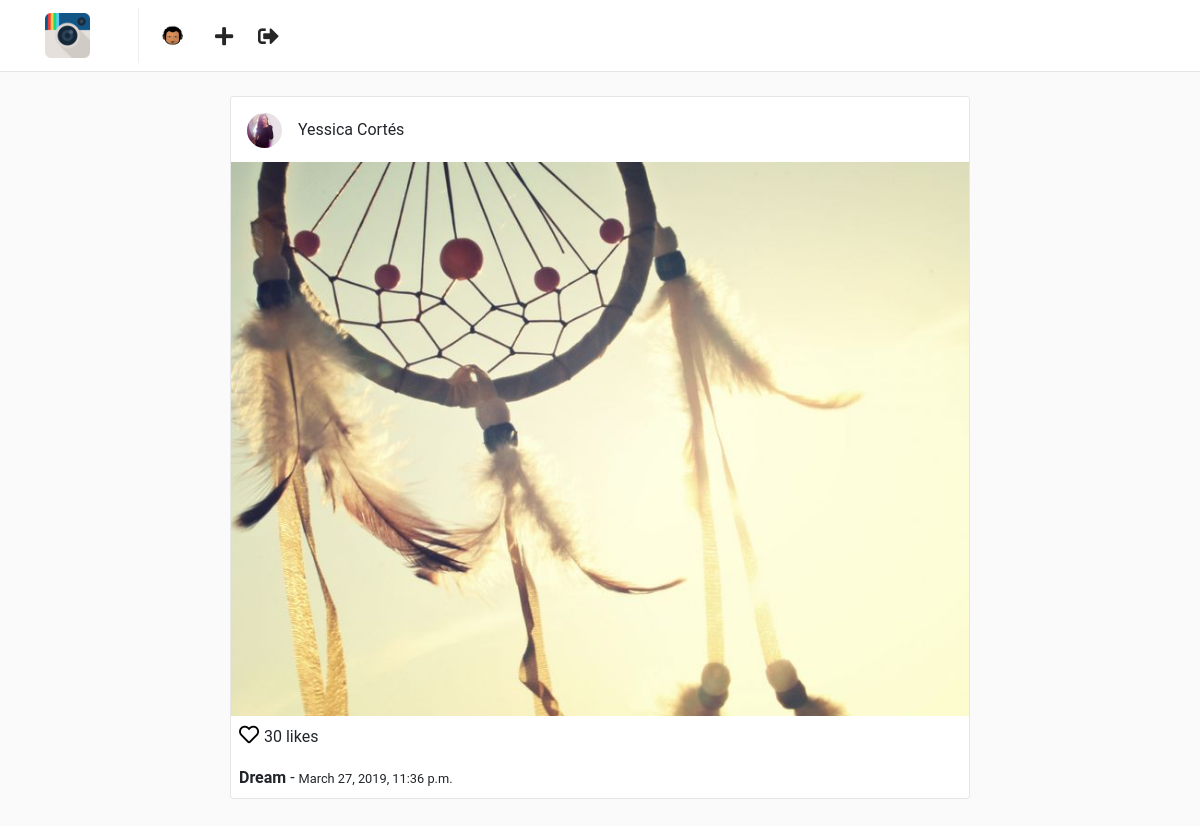
/posts/6 (signed in), run on the app's committed database.
### users/models.py (models this page shows, shortened)
class Profile(models.Model):
    user = models.OneToOneField(User, on_delete=models.CASCADE)
    website = models.URLField(blank=True)
    biography = models.TextField(blank=True)
    phone_number = models.CharField(max_length=20, blank=True)
    picture = models.ImageField(upload_to='users/pictures', blank=True, null=True)
    created = models.DateTimeField(auto_now_add=True)
    modified = models.DateTimeField(auto_now=True)

### posts/models.py (models this page shows, shortened)
class Post(models.Model):
    user = models.ForeignKey(User, on_delete=models.CASCADE)
    profile = models.ForeignKey(Profile, on_delete=models.CASCADE)
    title = models.CharField(max_length=255)
    photo = models.ImageField(upload_to='posts/photos')
    created = models.DateTimeField(auto_now_add=True)
    modified = models.DateTimeField(auto_now=True)

### posts/views.py (the view)
class PostDetailView(LoginRequiredMixin, DetailView):
    queryset = Post.objects.all()
    template_name = 'posts/detail.html'

### templates/posts/detail.html (shortened to what this page needs)
{% extends "base.html" %}
{% block container %}
    <div class="container">
        <div class="row">
            {% include 'posts/post_card.html' %}
        </div>
    </div>
{% endblock %}

### templates/nav.html
{% load static %}
<nav class="navbar navbar-expand-lg fixed-top" id="main-navbar">
    <div class="container">
        <a class="navbar-brand pr-5" style="border-right: 1px solid #efefef;" href="{% url 'posts:feed' %}">
            <img src="{% static 'img/instagram.png' %}" height="45" class="d-inline-block align-top" />
        </a>
        <div class="collapse navbar-collapse">
            <ul class="navbar-nav mr-auto">
                <li class="nav-item">
                    <a href="{% url 'users:detail' request.user.username %}">
                        {% if request.user.profile.picture %}
                            <img src="{{ request.user.profile.picture.url }}" height="35" class="d-inline-block align-top rounded-circle">
                        {% else %}
                            <img src="{% static 'img/default-profile.png' %}" height="35" class="d-inline-block align-top rounded-circle">
                        {% endif %}
                    </a>
                </li>
                <li class="nav-item nav-icon">
                    <a href="{% url 'posts:create' %}">
                        <i class="fas fa-plus"></i>
                    </a>
                </li>
                <li class="nav-item nav-icon">
                    <a href="{% url 'users:logout' %}">
                        <i class="fas fa-sign-out-alt"></i>
                    </a>
                </li>
            </ul>
        </div>
    </div>
</nav>

### templates/posts/post_card.html
<div class="col-sm-12 col-md-8 offset-md-2 mt-5 p-0 post-container">
    <div class="media pt-3 pl-3 pb-1">
        <a href="{% url 'users:detail' post.user.username %}">
            <img class="mr-3 rounded-circle" height="35" src="{{ post.profile.picture.url }}" alt="{{ post.user.get_full_name }}">
        </a>
        <div class="media-body">
            <p style="margin-top: 5px;">{{ post.user.get_full_name }}</p>
        </div>
    </div>
    <a href="{% url 'posts:detail' post.pk %}">
        <img style="width: 100%;" src="{{ post.photo.url }}" alt="{{ post.title }}">
    </a>
    <p class="mt-1 ml-2" >
        <a href="" style="color: #000; font-size: 20px;">
            <i class="far fa-heart"></i>
        </a> 30 likes
    </p>
    <p class="ml-2 mt-0 mb-2">
        <b>{{ post.title }}</b> - <small>{{ post.created }}</small>
    </p>
</div>

### static/css/main.css (style rules this page uses)
html, body { background: #fafafa; height: 100%; width: 100%; font-family: 'Roboto', sans-serif; }
#main-navbar { background: #fff; border-bottom: 1px solid rgba(0,0,0,.0975); }
.post-container { background: #fff; border: 1px solid #e6e6e6; border-radius: 3px; }
.nav-icon a { color: #262626; font-size: 1.3em; display: block; margin-top: .2em; margin-left: 1.2em; font-weight: 100; }

### data on the page
Post: profile.picture (picture), user.get_full_name "Yessica Cortés", photo (picture), title "Dream", created "March 27, 2019, 11:36 p.m."
